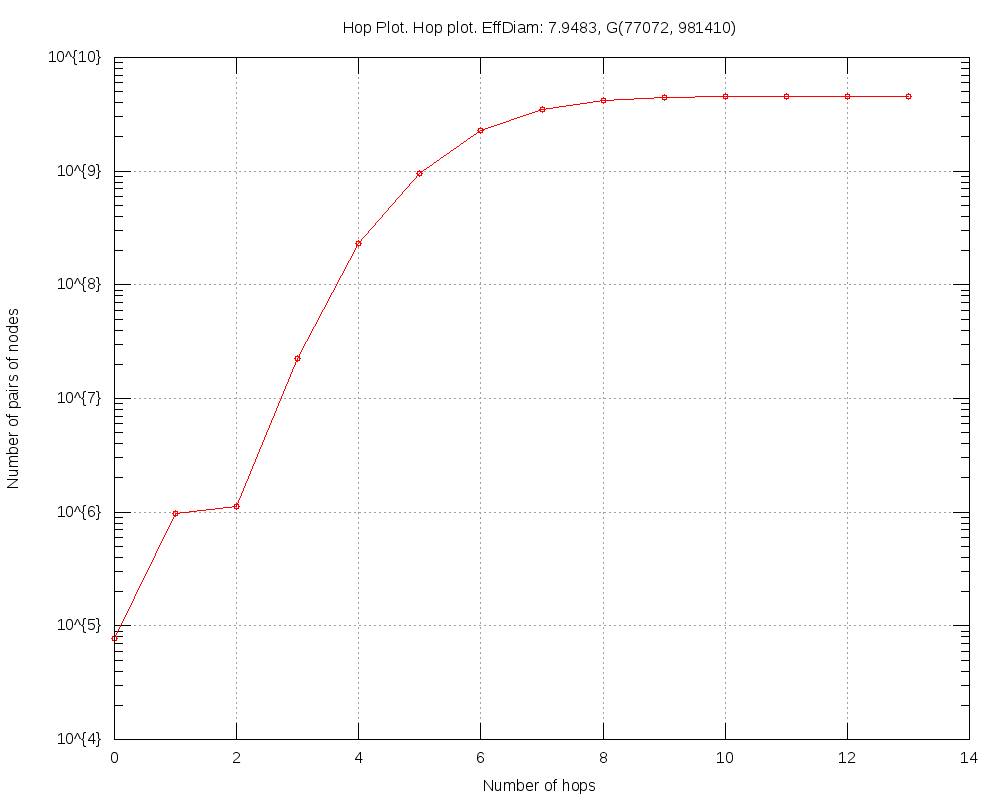

The script that saved this image:
#
# Hop Plot. Hop plot. EffDiam: 7.9483, G(77072, 981410) (Sun Apr 27 20:50:34 2014)
#

set title "Hop Plot. Hop plot. EffDiam: 7.9483, G(77072, 981410)"
set key bottom right
set logscale y 10
set format y "10^{%L}"
set mytics 10
set grid
set xlabel "Number of hops"
set ylabel "Number of pairs of nodes"
set tics scale 2
set terminal png size 1000,800
set output 'hop.TwitterRand2.50.png'
plot 	"hop.TwitterRand2.50.tab" using 1:2 title "" with linespoints pt 6
